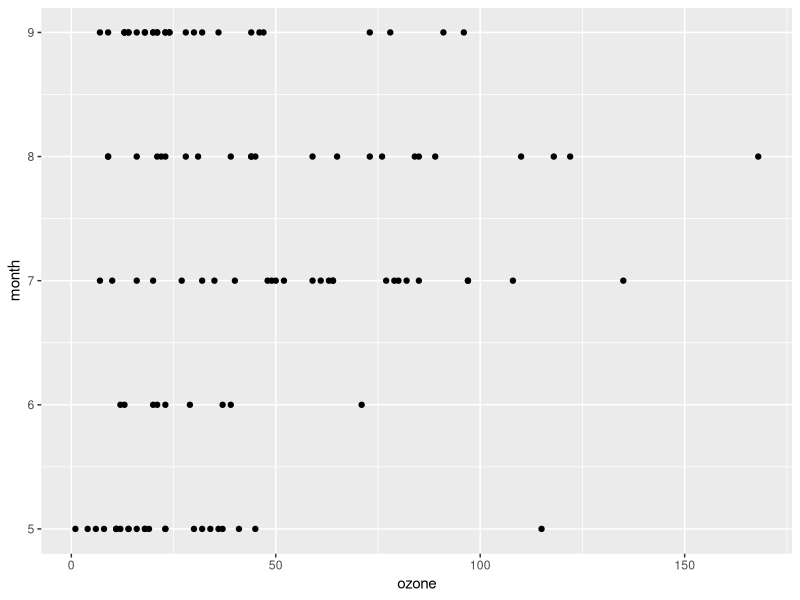
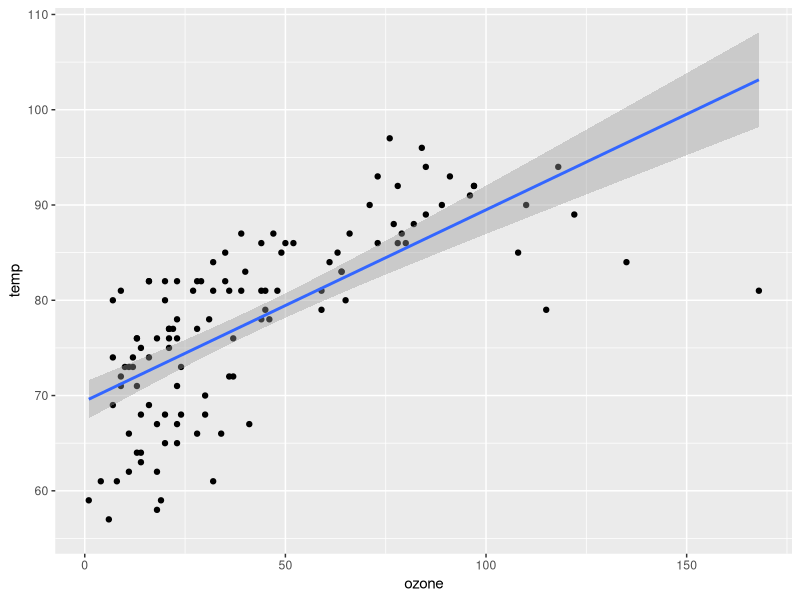
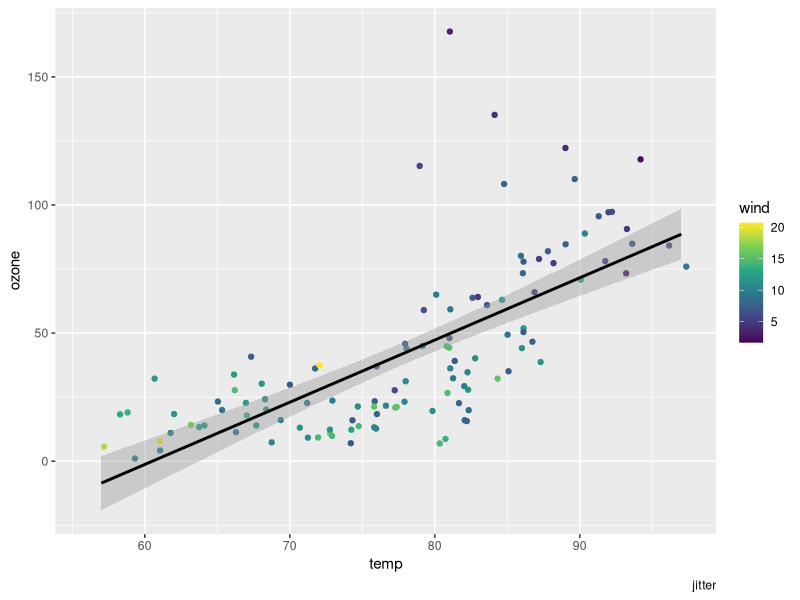
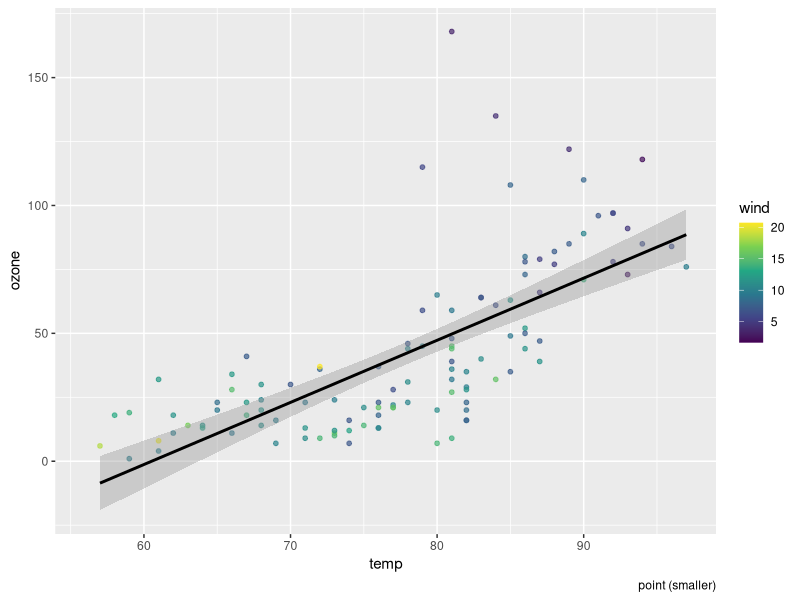
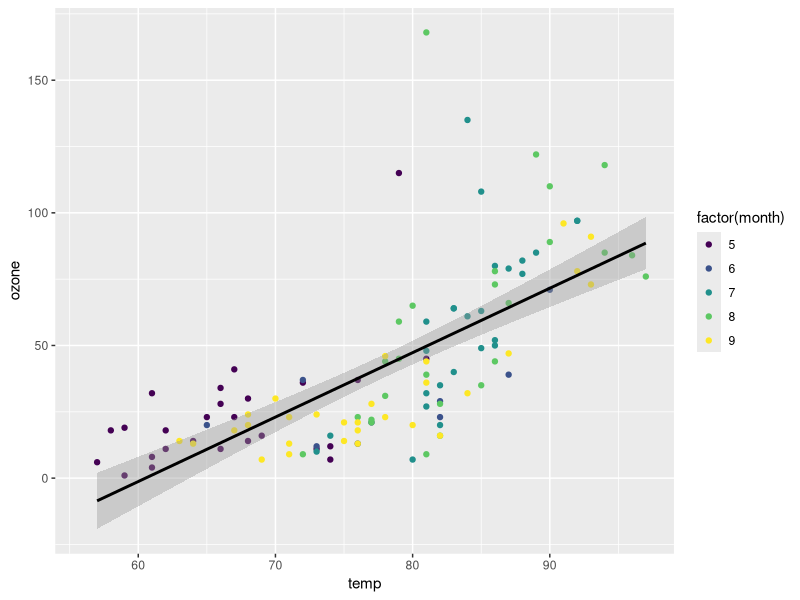
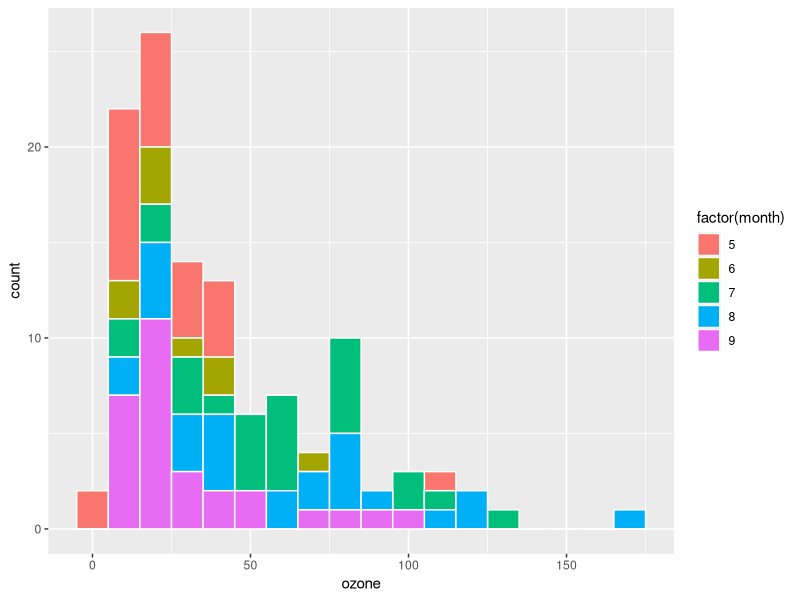
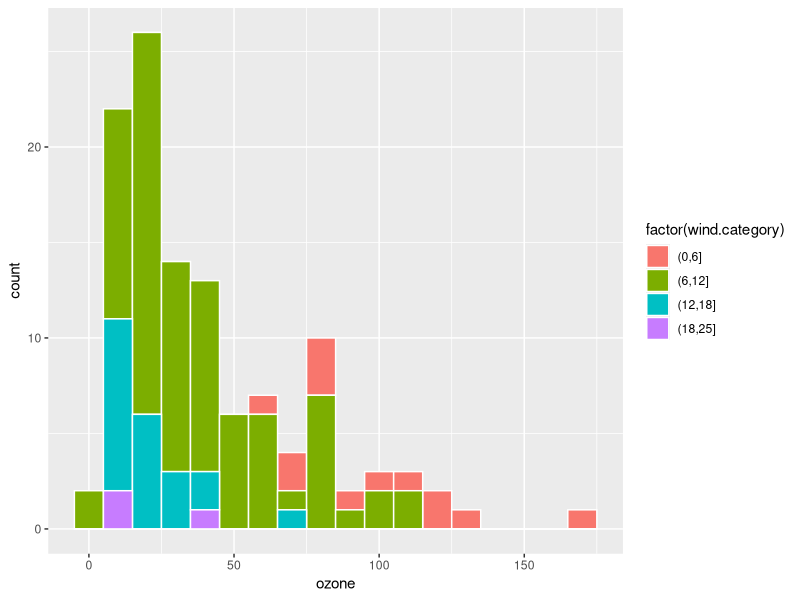
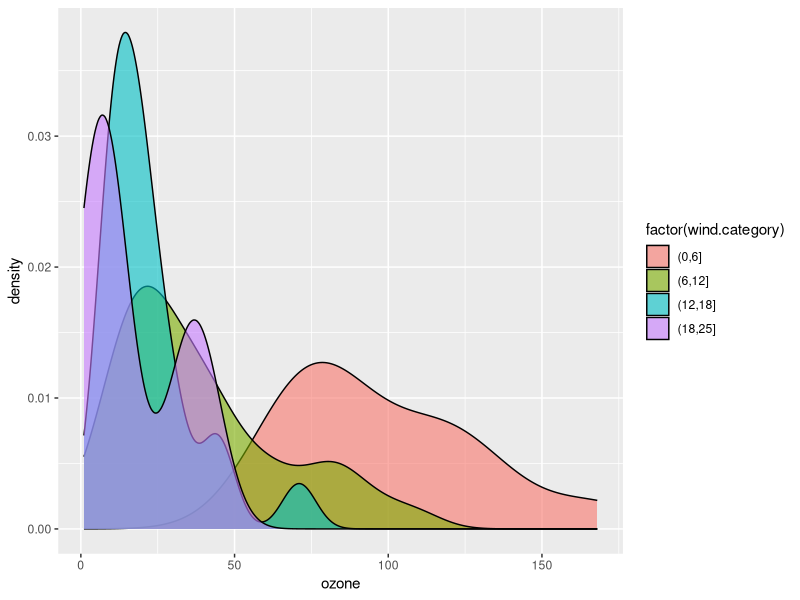

Source code (R) for these figures, in order: (Note: this script raises an error after producing the figures.)
library(tidyverse)


# pull in data ------------------------------------------------------------

# this was just bundled in r
datasets::airquality
airquality


# brainstorming questions -------------------------------------------------------------------

#' we can access documentation for functions or certain datasets with this
#' question mark

#?airquality

#' what can we do with this data?
#'
#' we can look at temperature patterns.
#'
#' Air quality patterns.
#'
#' Does ozone correlate with wind speed?
#'
#' Does temperature increase with Ozone? (or vice versa?)
#'


# coding as a class ------------------------------------------------------------



## peeks -------------------------------------------------------------------

airquality %>% summary()
airquality %>% glimpse()
airquality %>% colnames()
# ?airquality

## transforms --------------------------------------------------------------


# make lowercase (mixed upper/lowercase in column names can be annoying)
airquality <- airquality %>%
  rename_with( tolower )

# turn into a tibble
airquality <- airquality %>% tibble()


## plots -------------------------------------------------------------------



# first plot
airquality %>%
  na.omit() %>%
  ggplot(
    aes( x = ozone
        ,y = month )
  ) +
  geom_point()


# second plot
airquality %>%
  ggplot(
    aes( x = ozone
         ,y = temp )
  ) +
  geom_point() +
  geom_smooth(
    method = "lm"
  )


#' let's try to look at a third thing as well, in the same plot, in addition to
#' temp and ozone.
airquality %>% summary()
airquality %>% glimpse()
airquality



#' third plot
airquality %>%
  ggplot(
    aes(  y = ozone
         ,x = temp
         )
  ) +
  geom_jitter(
    aes(color =
          #factor(month)
          wind
        )
    ) +
  geom_smooth(
     method = "lm"
    ,color = "black"
  ) +
  scale_color_viridis_c() +
  labs(
    caption = "jitter"
  )


# variation on above -- deal with overplotting by making a little smaller
airquality %>%
  ggplot(
    aes(  y = ozone
          ,x = temp
    )
  ) +
  geom_point(
    aes(color =
          #factor(month)
          wind
    )
    ,size = 1.3
    ,alpha = .7
  ) +
  geom_smooth(
    method = "lm"
    ,color = "black"
  ) +
  scale_color_viridis_c() +
  labs(
    caption = "point (smaller)"
  )



# plot with the month as factor as the color
# variation on above -- deal with overplotting by making a little smaller
airquality %>%
  ggplot(
    aes(  y = ozone
          ,x = temp
    )
  ) +
  geom_point(
    aes(color =
          factor(month)
    )
  ) +
  geom_smooth(
    method = "lm"
    ,color = "black"
  ) +
  scale_color_viridis_d() +
  labs()

airquality


## what about histograms ---------------------------------------------------

airquality %>% glimpse()

airquality %>%
  ggplot(
    aes( x = ozone
        #,y = wind
        , fill =
          factor(month)
        )
  ) +
  geom_histogram(
    binwidth = 10
    ,color="white"
  )

# let's categorize based on wind  -----------------------------------------

#' we were trying to use wind as a categorical and noticing it wasn't working
#' out great because it's a number... but can we make categories out of a
#' number??

airquality <-
  airquality %>%
  mutate(
    wind.category =
      cut(wind,
          breaks = c(0, 6, 12, 18, 25, 50)
          )
  )

# alternative approach
airquality %>%
  mutate(wind.category =
           if_else( wind < 12
                    ,"gentle", "breezy or windy")
           )


# histogram
airquality %>%
  ggplot(
    aes( x = ozone
         #,y = wind
         , fill =
           factor(wind.category)
    )
  ) +
  geom_histogram(
    binwidth = 10
    ,color = "white"
  )

# density curves
airquality %>%
  ggplot(
    aes( x = ozone
         #,y = wind
         , fill =
           factor(wind.category)
    )
  ) +
  geom_density(
    alpha = .6
  )

# time series -------------------------------------------------------------


## indexed with the different variables ------------



# start with just a straightforward temp time series ----------------------

# plot
airquality %>%
  ggplot(
    aes(x = day
        ,y = temp
        ,color = month
        ,group = month)
  ) +
  geom_path()


# how do we create a date column?

# ?airquality
airquality <-
  airquality %>%
  mutate(date =
           lubridate::ymd(
             paste0("1973-", month, "-", day)
           )
  )

month


airquality %>%
  ggplot(
    aes( x = date
        ,y = ozone
        ,color = ozone)
  ) +
  geom_line()


# add an index
airquality

head(airquality$temp, 1)

airquality <-
  airquality %>%
  mutate(indexed.temp =
           temp / head(temp, 1)
         ,indexed.ozone =
           ozone / head(ozone, 1)
         )

airquality %>%
  select(date , indexed.ozone, indexed.temp) %>%
  #select(date , ozone, temp) %>%
  pivot_longer(
    #matches("indexed")
    #c(ozone, temp)
    ) %>%
  ggplot(
    aes(
      color = name
      ,x = date
      ,y = value
    )
  ) +
  geom_path(
    linewidth = .4
  ) +
  geom_smooth(
    span = .09
    ,se = F
  )

?airquality

